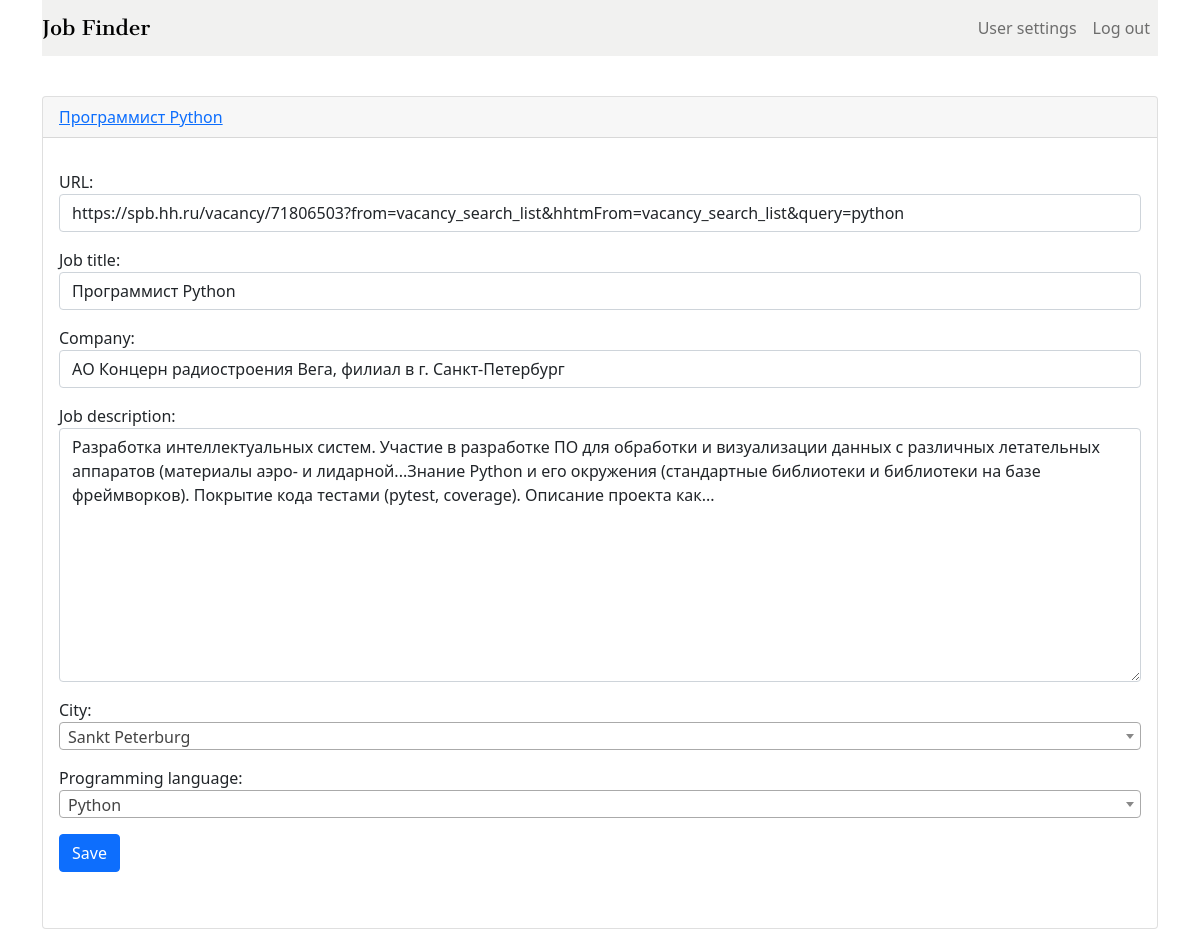
The page /update/101/ (signed in) on the database its author committed.
### scraping/models.py (models this page shows, shortened)
class Vacancy(models.Model):
    url = models.URLField(unique=True)
    title = models.CharField(max_length=250, verbose_name='Job title')
    company = models.CharField(max_length=250, verbose_name='Company')
    description = models.TextField(verbose_name='Job description')
    city = models.ForeignKey(City, on_delete=models.CASCADE,
                             verbose_name='City')
    language = models.ForeignKey(Language, on_delete=models.CASCADE,
                                 verbose_name='Programming language')
    timestamp = models.DateField(auto_now_add=True)
    class Meta:
        verbose_name = 'vacancy'
        verbose_name_plural = 'vacancy'
        ordering = ['-timestamp']

### scraping/views.py (the view, shortened to what this page needs)
# urls.py: path('update/<slug:id>/', VacancyUpdateView.as_view(), name='update'),
class VacancyUpdateView(SuccessMessageMixin, LoginRequiredMixin, UpdateView):
    model = Vacancy
    form_class = VacancyViewForm  # One of the two
    template_name = 'scraping/create.html'
    success_message = 'Information changed successfully'
    slug_field = 'id'
    slug_url_kwarg = 'id'

### scraping/forms.py
class VacancyViewForm(forms.ModelForm):
    city = forms.ModelChoiceField(label='City', queryset=City.objects.all(),
                                  widget=forms.Select(attrs={
                                      'class': 'form-control js-example-basic-single'}))
    language = forms.ModelChoiceField(label='Programming language', queryset=Language.objects.all(),
                                      widget=forms.Select(attrs={
                                          'class': 'form-control js-example-basic-single'}))
    url = forms.CharField(label='URL', widget=forms.URLInput(
        attrs={'class': 'form-control'}))
    title = forms.CharField(label='Job title', widget=forms.TextInput(
        attrs={'class': 'form-control'}))
    company = forms.CharField(label='Company', widget=forms.TextInput(
        attrs={'class': 'form-control'}))
    description = forms.CharField(label='Job description',
                                  widget=forms.Textarea(
                                      attrs={'class': 'form-control'}))
    class Meta:
        model = Vacancy
        fields = '__all__'

### scraping/models.py (called while the page is built)
    def __str__(self):
        return self.name

    def __str__(self):
        return self.name

### scraping/templates/scraping/create.html (shortened to what this page needs)
{% extends 'base.html' %}
{% block content %}
<br>
    <div class="card my-3">
      <div class="card-header">
        <a href="{{ object.url }}">{{ object.title }}</a>
      </div>
      <div class="card-body">
          <p class="card-text">
              <form method="POST">{% csrf_token %}
              {{ form.as_p }}
              <button type="submit" class="btn btn-primary">Save</button><br><br>
              </form>
          </p>
      </div>
    </div>
{% endblock %}

### rows shown on the page
Vacancy: title "Программист Python", url "https://spb.hh.ru/vacancy/71806503?from=vacancy_search_list&hhtmFrom=vacancy_search_list&query=python", company "АО Концерн радиостроения Вега, филиал в г. Санкт-Петербург", description "Разработка интеллектуальных систем. Участие в разработке ПО для обработки и визуализации данных с различных летательных аппаратов (материалы аэро- и лидарной...Знание Python и его окружения (стандартные библиотеки и библиотеки на базе фреймворков). Покрытие кода тестами (pytest, coverage). Описание проекта как..."
